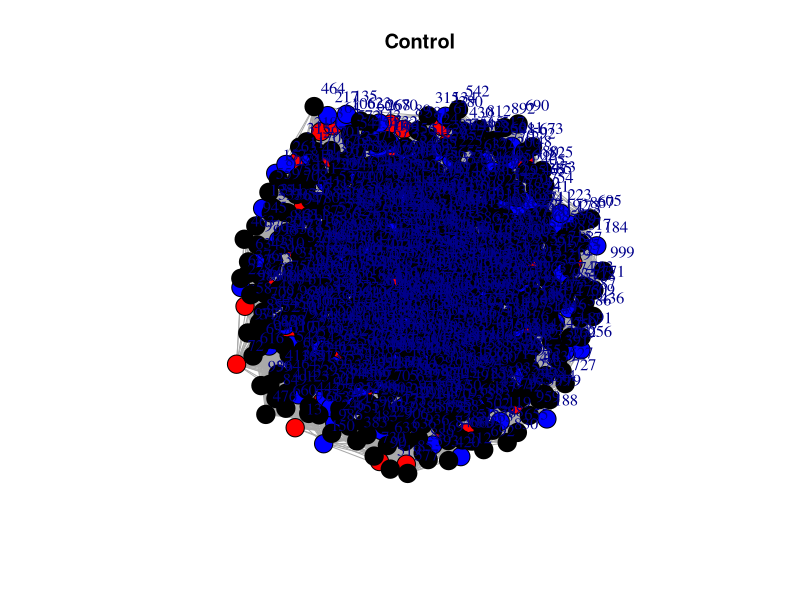
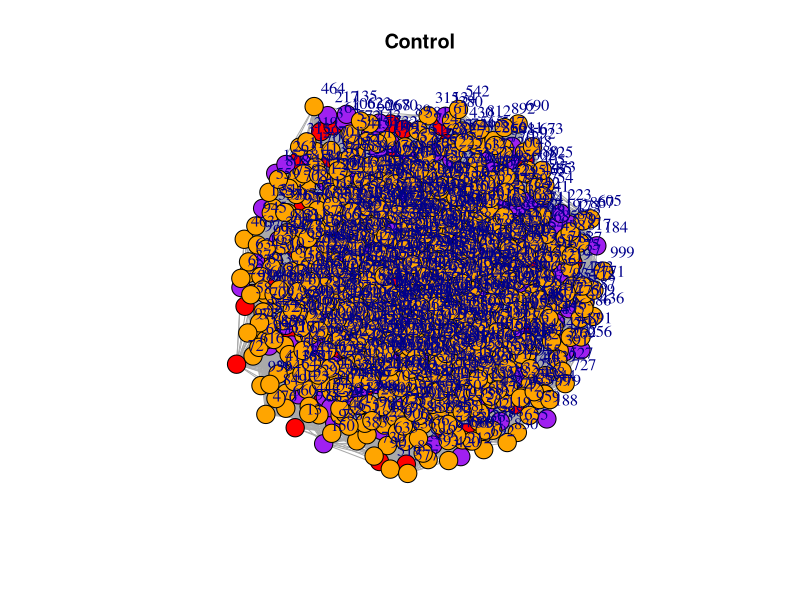
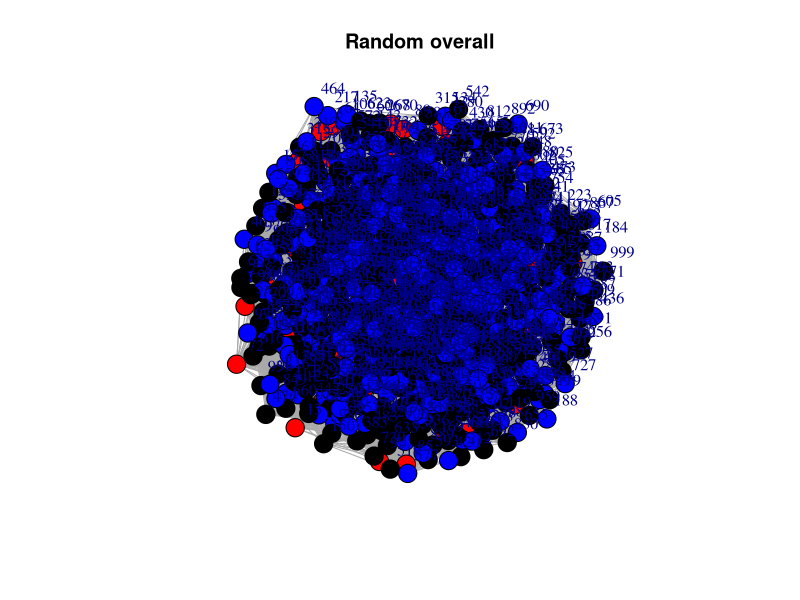
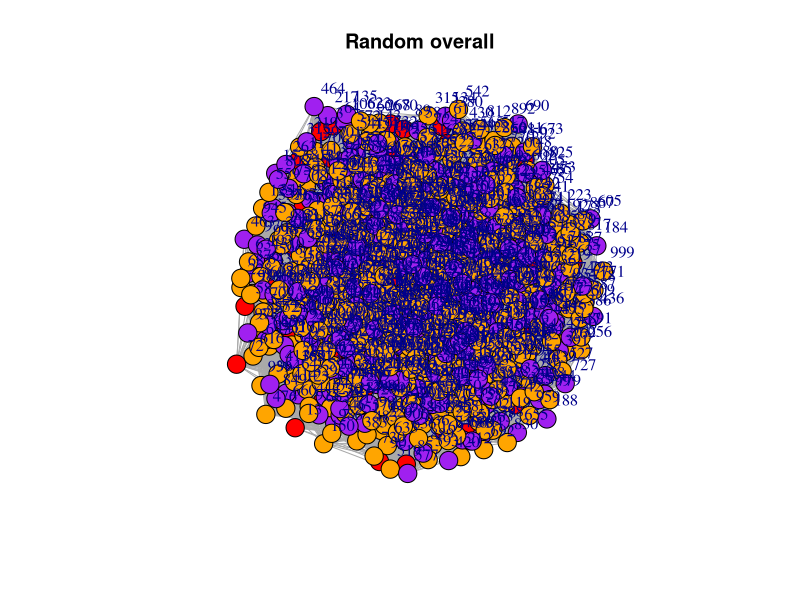
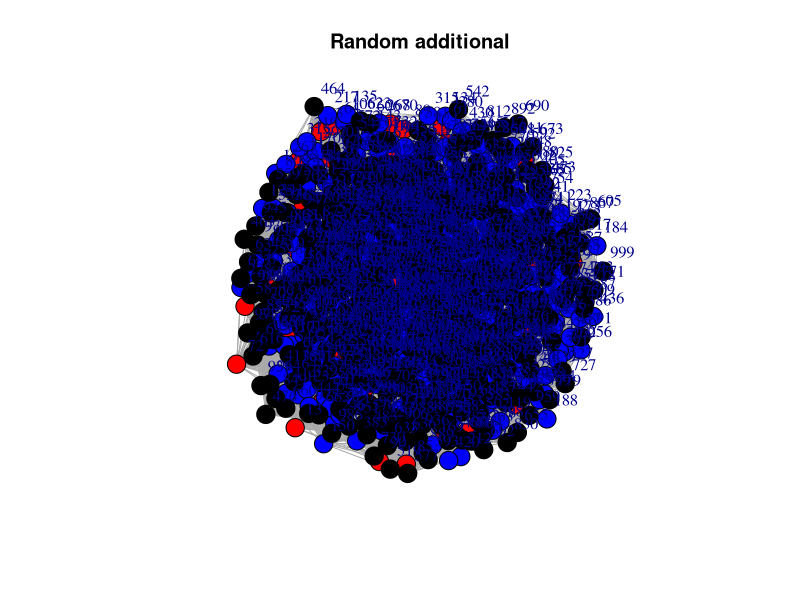
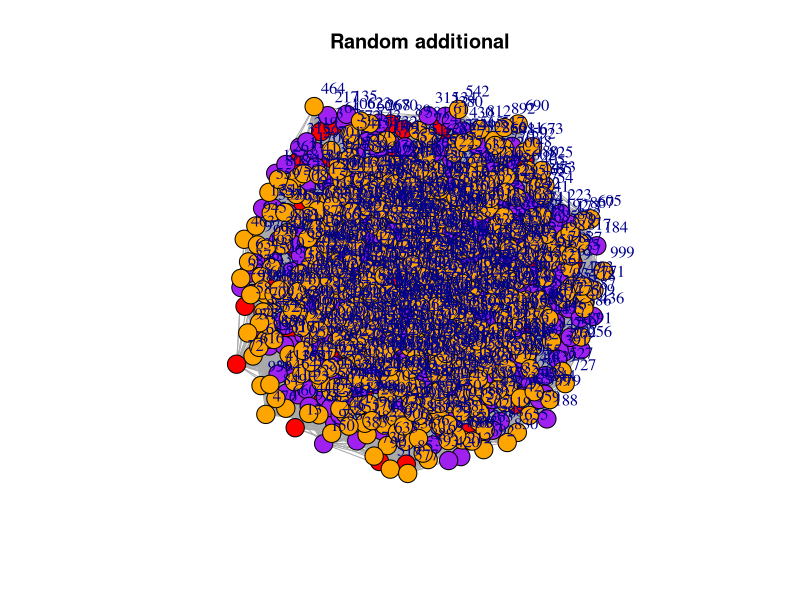
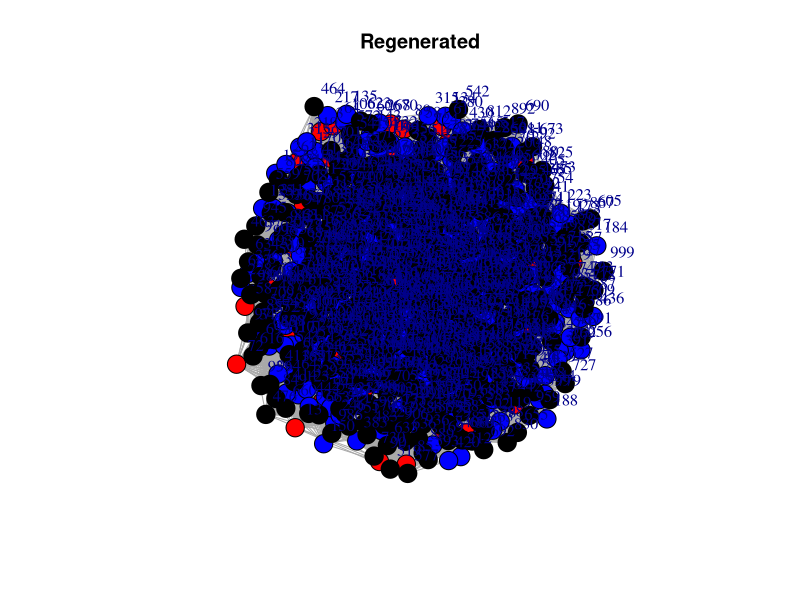
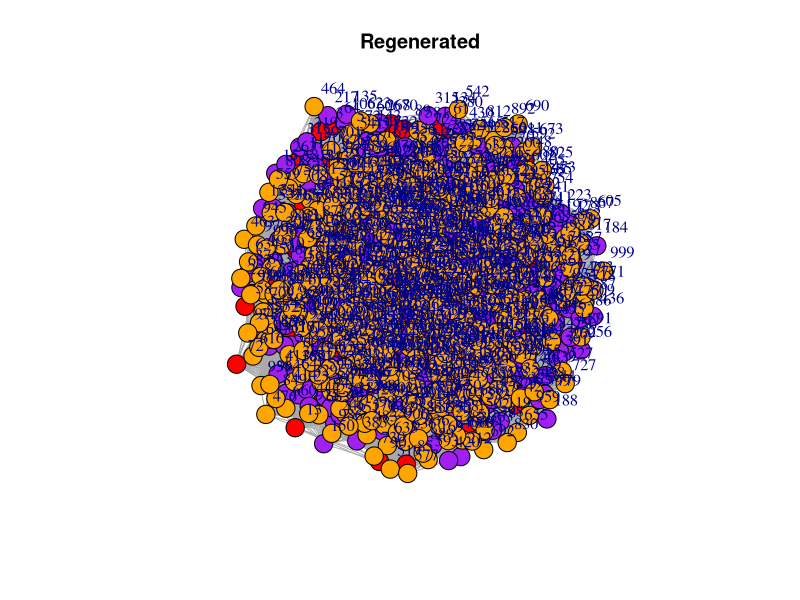

Generate these figures, in order, with R:
## ---- chunk 1
knitr::opts_chunk$set(echo = F)
## ---- chunk 2
require(igraph)
## ---- chunk 3
N <- 1000 #network population/ graph order
model = "ER"
eprob <- 0.1 #edge formation probability for ER model
pow <- 1 #preferential attachment power for BA model
nb <- 5 # neighborhood parameter for small-world model
rprob <- 0.05 #rewiring probability for small-world model
phiv <- 0.1 # underlying hiv prevalence
PrEP1 <- 0.2 # PrEP assignment coverage in control treatment (a)
PrEP2 <-
  0.4 # PrEP assignment coverage in counterfactual treatment (a*)
#HIV risk by contact and PrEP allocation
p1 <- 0.2 #P(HIV|Contact and -PrEP)
p2 <- 0.1 #P(HIV|Contact and PrEP)
nsim <- 200
plots = T
set.seed(1000)
## ---- chunk 4
g <-
      if (model == "ER") {
        sample_gnp(N, eprob)
      } else if (model == "BA") {
        sample_pa(N, power = pow, directed = FALSE)
      } else if (model == "WS") {
        sample_smallworld(
          dim = 1,
          size = N,
          nei = nb,
          p = rprob
        )
      }
## ---- chunk 5
print(l_hiv_g <- round((gorder(g) * phiv), 0))
print(l_PrEP1_g <- round(((gorder(
  g
) - l_hiv_g) * PrEP1), 0))
print(l_sus_g <- round((gorder(g) - (l_hiv_g + l_PrEP1_g)), 0))
print(vertex_attr(g) <-
  list(color = c(
    rep("red", l_hiv_g),
    rep("blue", l_PrEP1_g),
    rep("black", l_sus_g)
  )))

if (plots) {
  coords = layout_nicely(g)
  plot(
    g,
    vertex.size = 10,
    vertex.label.cex = 1,
    vertex.label.dist = 2,
    main = "Control",
    layout = coords
  )
}
## ---- chunk 6
   print( inf_contact_g <-
      setdiff(unlist(adjacent_vertices(g, v = V(g)[color == "red"])), V(g)[color ==
                                                                             "red"]))
    #compute P(HIV|PrEP)
    
print(treat_g <- V(g)[V(g)$color == "blue"])

print(    treat_inf_contact_g <-
      V(g)[inf_contact_g][which(V(g)[inf_contact_g]$color == "blue")])
    g <-
      set_vertex_attr(g,
                      name = "color",
                      index = inf_contact_g,
                      value = "orange")
    g <-
      set_vertex_attr(g,
                      name = "color",
                      index = treat_inf_contact_g,
                      value = "purple")
    if (plots) {
      plot(
        g,
        vertex.size = 10,
        vertex.label.cex = 1,
        vertex.label.dist = 2,
        main = "Control",
        layout = coords
      )
    }
    print(hiv_given_prep_g <-
      ifelse(length(treat_g) != 0, (length(treat_inf_contact_g) * p2) / length(treat_g), 0))
    #Compute P(HIV|-PrEP)
    print(no_treat_g <- V(g)[V(g)$color %in% c("black", "orange")])
    no_treat_inf_contact_g <- V(g)[V(g)$color == "orange"]
    print(hiv_given_no_prep_g <-
      ifelse(length(no_treat_g) != 0, (length(no_treat_inf_contact_g) * p1) /
               length(no_treat_g), 0))
## ---- chunk 7
    #Randomly assign PrEP2% overall (shuffle attributes)
    l_hiv_h <- round((gorder(g) * phiv), 0)
    l_PrEP2_h <- round(((gorder(g) - l_hiv_h) * PrEP2), 0)
    l_sus_h <- round((gorder(g) - (l_hiv_h + l_PrEP2_h)), 0)
    h <-
      set_vertex_attr(g, "color", value = c(rep("red", l_hiv_h), sample(c(
        rep("blue", l_PrEP2_h), rep("black", l_sus_h)
      ))))
    if (plots) {
      plot(
        h,
        vertex.size = 10,
        vertex.label.cex = 1,
        vertex.label.dist = 2,
        main = "Random overall",
        layout = coords
      )
    }
    inf_contact_h <-
      setdiff(unlist(adjacent_vertices(h, v = V(h)[color == "red"])), V(h)[color ==
                                                                             "red"])
    #Compute P(HIV|PrEP)
    treat_h <- V(h)[V(h)$color == "blue"]
    treat_inf_contact_h <-
      V(h)[inf_contact_h][which(V(h)[inf_contact_h]$color == "blue")]
    h <-
      set_vertex_attr(h,
                      name = "color",
                      index = inf_contact_h,
                      value = "orange")
    h <-
      set_vertex_attr(h,
                      name = "color",
                      index = treat_inf_contact_h,
                      value = "purple")
    if (plots) {
      plot(
        h,
        vertex.size = 10,
        vertex.label.cex = 1,
        vertex.label.dist = 2,
        main = "Random overall",
        layout = coords
      )
    }
    print(hiv_given_prep_h <-
      ifelse(length(treat_h) != 0, (length(treat_inf_contact_h) * p2) / length(treat_h), 0))
    #Compute P(HIV|-PrEP)
    no_treat_h <- V(h)[V(h)$color %in% c("black", "orange")]
    no_treat_inf_contact_h <- V(h)[V(h)$color == "orange"]
    print(hiv_given_no_prep_h <-
      ifelse(length(no_treat_h) != 0, (length(no_treat_inf_contact_h) * p1) /
               length(no_treat_h), 0))
## ---- chunk 8
    
    #duplicate network structure, additional PrEP2-PrEP1% treated
    l_hiv_j <- round((gorder(g) * phiv), 0)
    l_PrEP2_j <- round(((gorder(g) - l_hiv_j) * PrEP2), 0)
    l_sus_j <- round((gorder(g) - (l_hiv_j + l_PrEP2_j)), 0)
    j <-
      set_vertex_attr(g, "color", value = c(
        rep("red", l_hiv_j),
        rep("blue", l_PrEP2_j),
        rep("black", l_sus_j)
      ))
    if (plots) {
      plot(
        j,
        vertex.size = 10,
        vertex.label.cex = 1,
        vertex.label.dist = 2,
        main = "Random additional",
        layout = coords
      )
    }
    inf_contact_j <-
      setdiff(unlist(adjacent_vertices(j, v = V(j)[color == "red"])), V(j)[color ==
                                                                             "red"])
    #compute (HIV|PrEP)
    treat_j <- V(j)[V(j)$color == "blue"]
    treat_inf_contact_j <-
      V(j)[inf_contact_j][which(V(j)[inf_contact_j]$color == "blue")]
    j <-
      set_vertex_attr(j,
                      name = "color",
                      index = inf_contact_j,
                      value = "orange")
    j <-
      set_vertex_attr(j,
                      name = "color",
                      index = treat_inf_contact_j,
                      value = "purple")
    if (plots) {
      plot(
        j,
        vertex.size = 10,
        vertex.label.cex = 1,
        vertex.label.dist = 2,
        main = "Random additional",
        layout = coords
      )
    }
    print(hiv_given_prep_j <-
      ifelse(length(treat_j) != 0, (length(treat_inf_contact_j) * p2) / length(treat_j), 0))
    #Compute P(HIV|-PrEP)
    no_treat_j <- V(j)[V(j)$color %in% c("black", "orange")]
    no_treat_inf_contact_j <- V(j)[V(j)$color == "orange"]
    print(hiv_given_no_prep_j <-
      ifelse(length(no_treat_j) != 0, (length(no_treat_inf_contact_j) * p1) /
               length(no_treat_j), 0))
## ---- chunk 9
    # Regenerated graph
    k <-
      if (model == "ER") {
        sample_gnp(N, eprob)
      } else if (model == "BA") {
        sample_pa(N, power = pow, directed = FALSE)
      } else if (model == "WS") {
        sample_smallworld(
          dim = 1,
          size = N,
          nei = nb,
          p = rprob
        )
      }
    l_hiv_k <- round((gorder(k) * phiv), 0)
    l_PrEP2_k <- round(((gorder(k) - l_hiv_k) * PrEP2), 0)
    l_sus_k <- round((gorder(k) - (l_hiv_k + l_PrEP2_k)), 0)
    vertex_attr(k) <-
      list(color = c(
        rep("red", l_hiv_k),
        rep("blue", l_PrEP2_k),
        rep("black", l_sus_k)
      ))
    if (plots) {
      plot(
        k,
        vertex.size = 10,
        vertex.label.cex = 1,
        vertex.label.dist = 2,
        main = "Regenerated",
        layout = coords
      )
    }
    inf_contact_k <-
      setdiff(unlist(adjacent_vertices(k, v = V(k)[color == "red"])), V(k)[color ==
                                                                             "red"])
    #Compute P(HIV|PrEP)
    treat_k <- V(k)[V(k)$color == "blue"]
    treat_inf_contact_k <-
      V(k)[inf_contact_k][which(V(k)[inf_contact_k]$color == "blue")]
    k <-
      set_vertex_attr(k,
                      name = "color",
                      index = inf_contact_k,
                      value = "orange")
    k <-
      set_vertex_attr(k,
                      name = "color",
                      index = treat_inf_contact_k,
                      value = "purple")
    if (plots) {
      plot(
        k,
        vertex.size = 10,
        vertex.label.cex = 1,
        vertex.label.dist = 2,
        main = "Regenerated",
        layout = coords
      )
    }
  print(hiv_given_prep_k <-
      ifelse(length(treat_k) != 0, (length(treat_inf_contact_k) * p2) / length(treat_k), 0))
    #Compute P(HIV|-PrEP)
    no_treat_k <- V(k)[V(k)$color %in% c("black", "orange")]
    no_treat_inf_contact_k <- V(k)[V(k)$color == "orange"]
    print(hiv_given_no_prep_k <-
      ifelse(length(no_treat_k) != 0, (length(no_treat_inf_contact_k) * p1) /
               length(no_treat_k), 0))
## ---- chunk 10
  # Combine risk estimates
    prep <-
      c(hiv_given_prep_g,
        hiv_given_prep_h,
        hiv_given_prep_j,
        hiv_given_prep_k)
    names(prep) <-
      c("hiv_given_prep_g",
        "hiv_given_prep_h",
        "hiv_given_prep_j",
        "hiv_given_prep_k")
    
    print(prep)
    
    no_prep <-
      c(
        hiv_given_no_prep_g,
        hiv_given_no_prep_h,
        hiv_given_no_prep_j,
        hiv_given_no_prep_k
      )
    names(no_prep) <-
      c(
        "hiv_given_no_prep_g",
        "hiv_given_no_prep_h",
        "hiv_given_no_prep_j",
        "hiv_given_no_prep_k"
      )
    
    print(no_prep)
    
    ef <- prep + no_prep
    names(ef) <- c("control,", "random", "additive", "regenerated")
    
print(ef)
## ---- chunk 11
 #compute causal contrasts
    cc <- as.data.frame(t(ef[-1] - ef[1]))
    names(cc) <- c("random", "additive", "regenerated")
    print(cc)
    
